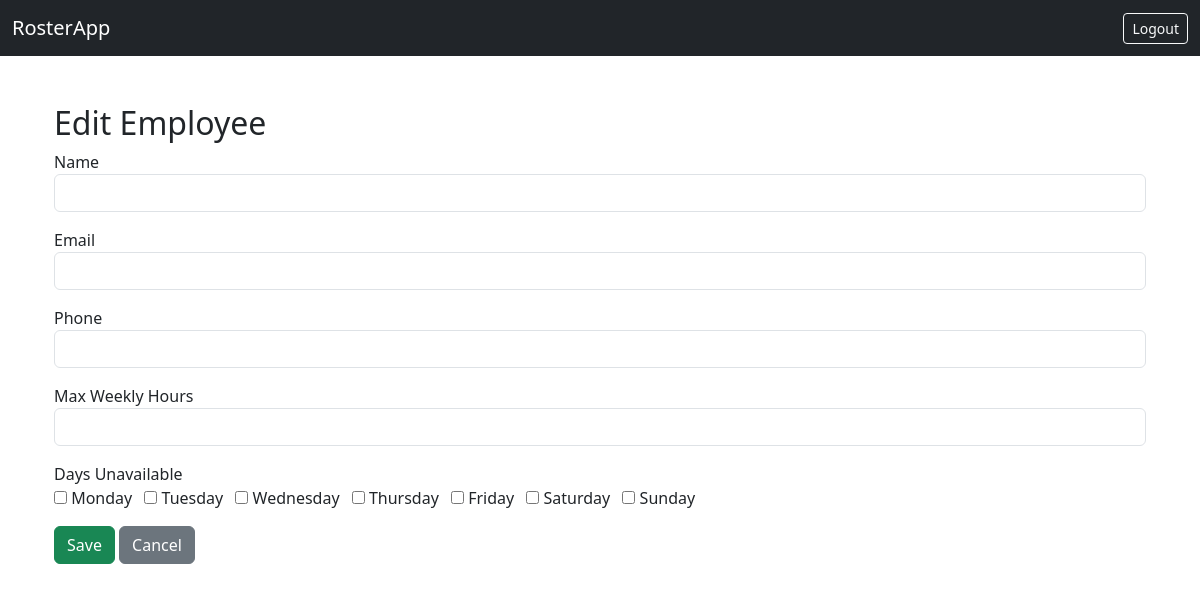
Before: /employees/edit/2 (signed in) with the older database file.
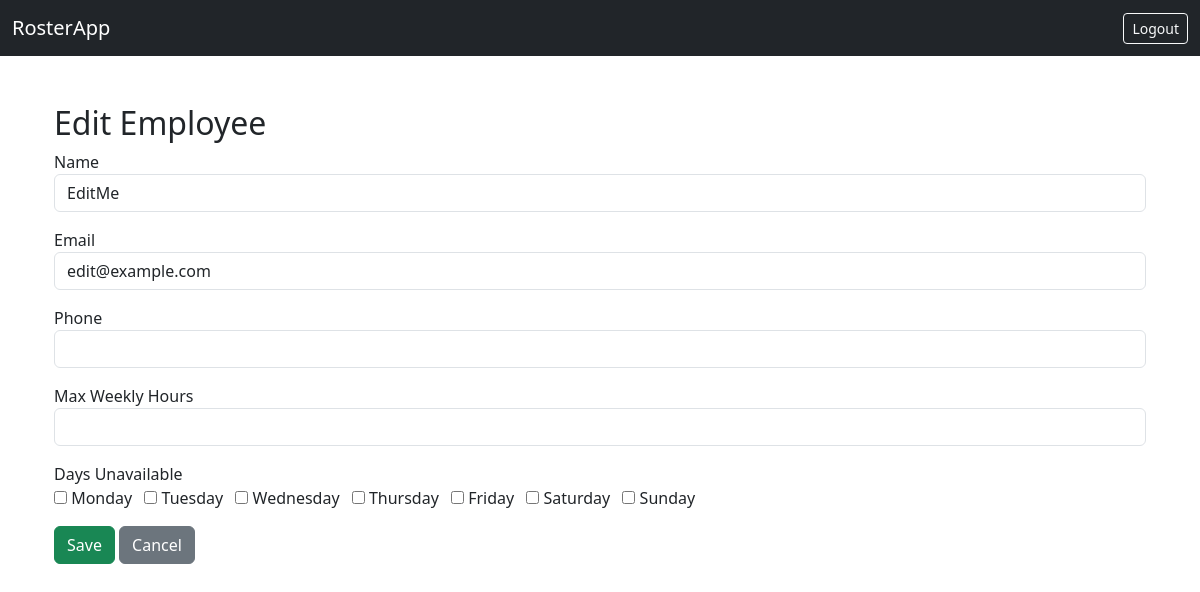
After: the same page with the newer database file.
### tables this page shows
CREATE TABLE staff (
            staff_id         INTEGER PRIMARY KEY AUTOINCREMENT,
            name             TEXT NOT NULL,
            email            TEXT NOT NULL,
            phone_number     TEXT,
            max_hours        TEXT,
            days_unavailable TEXT
        );

### app/routes.py (the view, shortened to what this page needs)
@bp.route("/employees/edit/<int:staff_id>", methods=["GET", "POST"])
def edit_employee(staff_id):
    conn = get_db()
    cur = conn.cursor()
    cur.execute("SELECT * FROM staff WHERE staff_id=?", (staff_id,))
    employee = cur.fetchone()
    return render_template("employee_form.html", employee=employee, action="Edit")

### app/database.py (called while the page is built)
def get_db():
    if 'db' not in g:
        db_path = current_app.config.get('DATABASE', 'roster.db')
        db_dir = os.path.dirname(db_path)
        if db_dir:
            os.makedirs(db_dir, exist_ok=True)
        g.db = sqlite3.connect(db_path)
        g.db.row_factory = sqlite3.Row
    return g.db

### app/routes.py (called while the page is built)
@bp.before_request
def require_login():
    if "manager_id" not in session and request.endpoint not in ("main.login", "main.static"):
        flash("Please log in to access this page.", "warning")
        return redirect(url_for("main.login"))

### app/templates/employee_form.html
{% extends "base.html" %}
{% block content %}
<div class="container mt-5">
  <h2>{{ action }} Employee</h2>
  <form method="post">
    <div class="mb-3">
      <label>Name</label>
      <input type="text" name="name" class="form-control" value="{{ employee.name if employee else '' }}" required>
    </div>
    <div class="mb-3">
      <label>Email</label>
      <input type="email" name="email" class="form-control" value="{{ employee.email if employee else '' }}" required>
    </div>
    <div class="mb-3">
      <label>Phone</label>
      <input type="text" name="phone" class="form-control" value="{{ employee.phone_number if employee else '' }}">
    </div>
    <div class="mb-3">
      <label>Max Weekly Hours</label>
      <input type="text" name="max_hours" class="form-control" value="{{ employee.max_hours if employee else '' }}">
    </div>
    <div class="mb-3">
      <label>Days Unavailable</label><br>
      {% set days = ['Monday','Tuesday','Wednesday','Thursday','Friday','Saturday','Sunday'] %}
      {% set unavailable = employee.days_unavailable.split(',') if employee and employee.days_unavailable else [] %}
      {% for day in days %}
        <label class="me-2">
          <input type="checkbox" name="days_unavailable" value="{{ day }}" {% if day in unavailable %}checked{% endif %}> {{ day }}
        </label>
      {% endfor %}
    </div>
    <button type="submit" class="btn btn-success">Save</button>
    <a href="{{ url_for('main.employees') }}" class="btn btn-secondary">Cancel</a>
  </form>
</div>
{% endblock %}

Changed rows visible on the page:
added staff: name "EditMe", email "edit@example.com"
